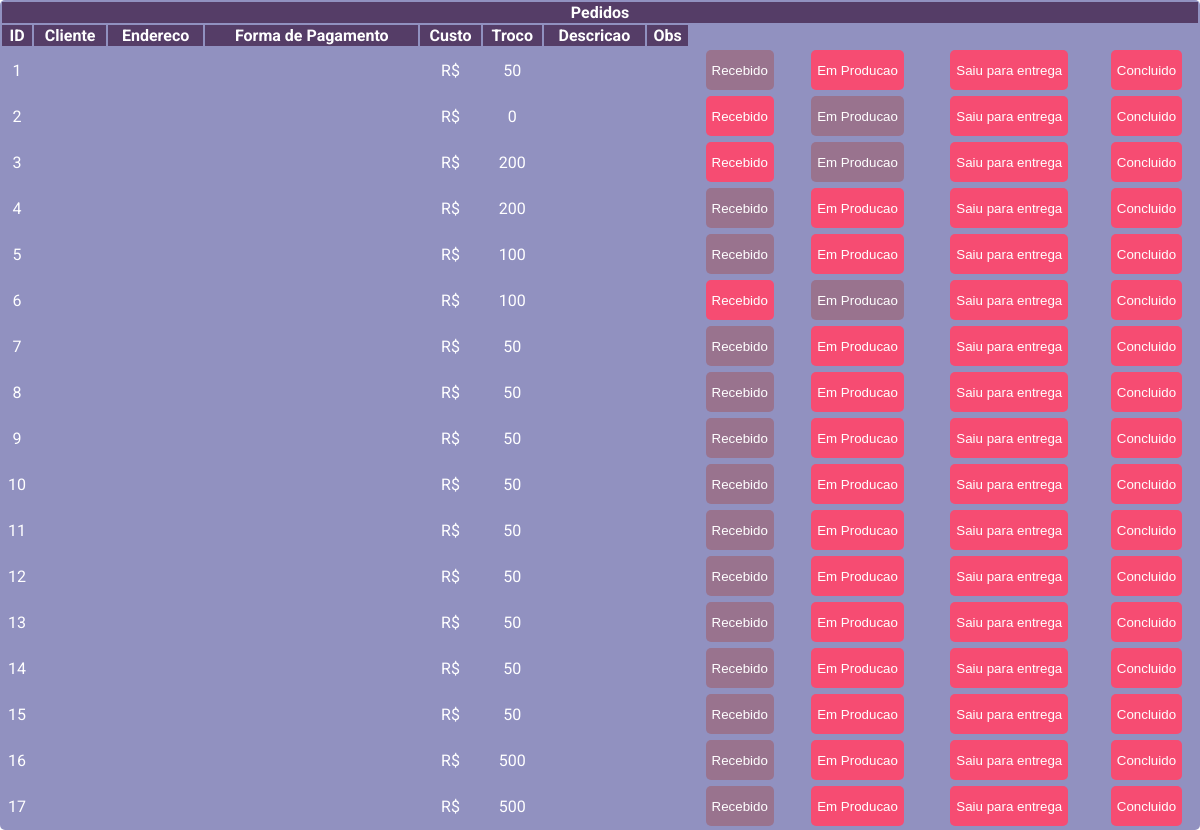
The page /pedidos.php on the database its author committed.
### tables this page shows
CREATE TABLE `pedido` (
  `ID` int(10) unsigned NOT NULL AUTO_INCREMENT,
  `hora_pedido` datetime NOT NULL,
  `total` float NOT NULL,
  `forma_de_pgto` tinyint(4) NOT NULL,
  `troco` float NOT NULL,
  `status` tinyint(4) NOT NULL,
  `origem` tinyint(4) NOT NULL,
  PRIMARY KEY (`ID`)
);

### pedidos.php (the view, shortened to what this page needs)
<?php
$con = @mysqli_connect('localhost', 'pizzapizza', 'facapartedesseahto', 'pizza');
$sql  = 'SELECT * FROM Pedido';
$query  = mysqli_query($con, $sql);
?>
<!DOCTYPE html>
<html>
  <head>
  </head>
  <body>
    <div id="container">
      <table>
        <tr>
          <th colspan="999999">Pedidos
          </th>
        </tr>
        <tr>
          <th>ID</th>
          <th>Cliente</th>
          <th>Endereco</th>
          <th>Forma de Pagamento</th>
          <th>Custo</th>
          <th>Troco</th>
          <th>Descricao</th>
          <th>Obs</th>
        </tr>
        <?php
        while ($row = mysqli_fetch_array($query)){
          echo "<tr><td>";
          echo $row['ID'];
          echo "</td>";
          echo "<td>";
          echo "</td>";
          echo "<td>";
          echo "</td>";
          echo "<td>";
          echo "</td>";
          echo "<td>";
          echo "R$".$row['custo'];
          echo "</td>";
          echo "<td>";
          echo $row['troco'];
          echo "</td>";
          echo "<td>";
          echo "</td>";
          echo "<td>";
          echo "</td>";
          ?>
          <td>
            <button <?php if($row['status'] == 1) echo " class=\"active\""; ?>>
              Recebido
            </button>
          </td>
          <td>
            <button <?php if($row['status'] == 2) echo " class=\"active\""; ?>>
              Em Producao
            </button>
          </td>
          <td>
            <button <?php if($row['status'] == 3) echo " class=\"active\""; ?>>
              Saiu para entrega
            </button>
          </td>
          <td>
            <button <?php if($row['status'] == 4) echo " class=\"active\""; ?>>
              Concluido
            </button>
          </td>
          <?php } ?>
      </table>
    </div>
  </body>
  <link rel="stylesheet" href="css/main.css" />
  <link rel="stylesheet" href="css/pedidos.css" />
</html>

### css/main.css (style rules this page uses)
html, body { border: 0; margin: 0; font-family: 'Roboto', sans-serif; background-color: #fff; text-align: center; }

### css/pedidos.css (style rules this page uses)
body { background-image: url('https://source.unsplash.com/collection/2056053/1920x1280'); background-size: cover; padding: 0; margin: 0; height: 100vh; }
table tr td { text-align: center; padding: 2px; }
table tr th { background: #553d67; }
table { background: rgba(36,37,130, 0.5); border-radius: 5px; color: #fff; font-family: 'Roboto', sans-serif; width: 100%; height: 100%; }
button { border: none; background-color: #f64c72; min-height: 40px; color: #fff; border-radius: 5px; }
.active { background-color: #99738e; }

### rows shown on the page
pedido: ID "1", troco "50"
pedido: ID "2", troco "0"
pedido: ID "3", troco "200"
pedido: ID "4", troco "200"
pedido: ID "5", troco "100"
pedido: ID "6", troco "100"
pedido: ID "7", troco "50"
pedido: ID "8", troco "50"
pedido: ID "9", troco "50"
pedido: ID "10", troco "50"
pedido: ID "11", troco "50"
pedido: ID "12", troco "50"
pedido: ID "13", troco "50"
pedido: ID "14", troco "50"
pedido: ID "15", troco "50"
pedido: ID "16", troco "500"
pedido: ID "17", troco "500"
